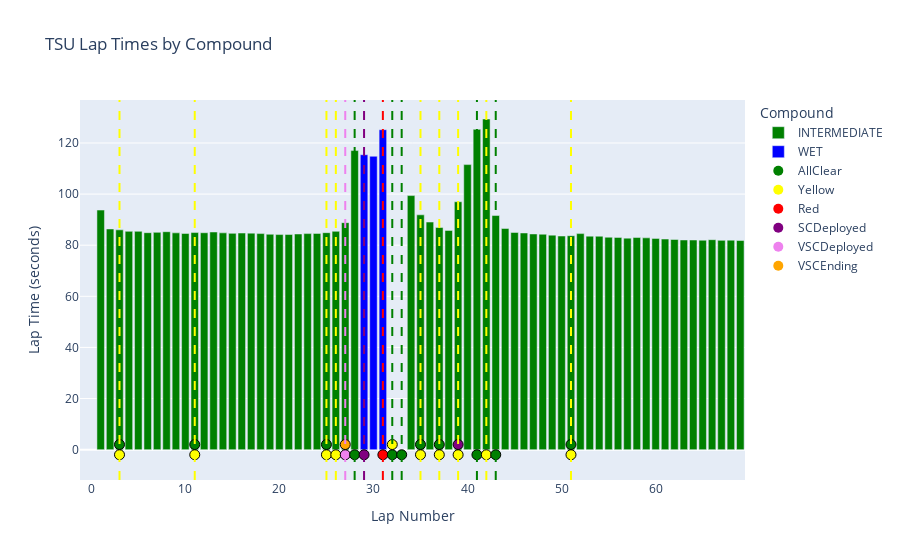
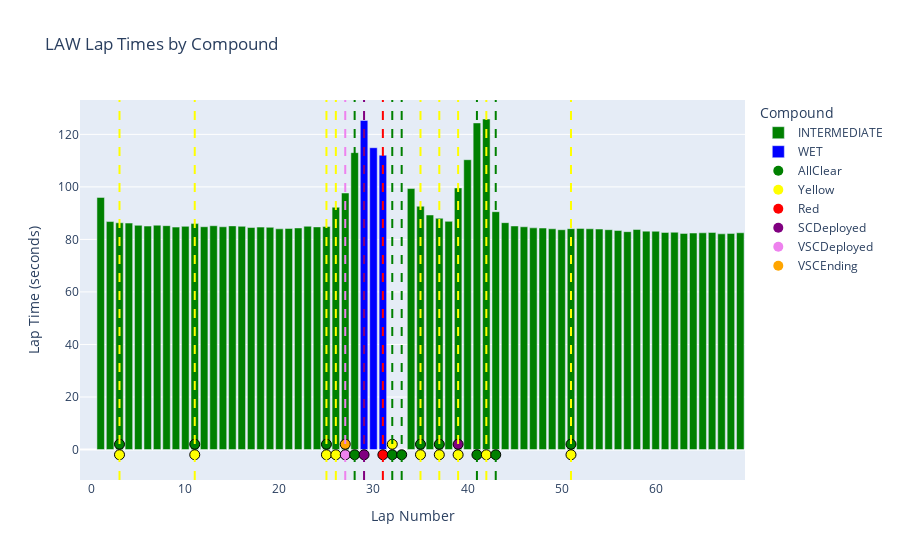
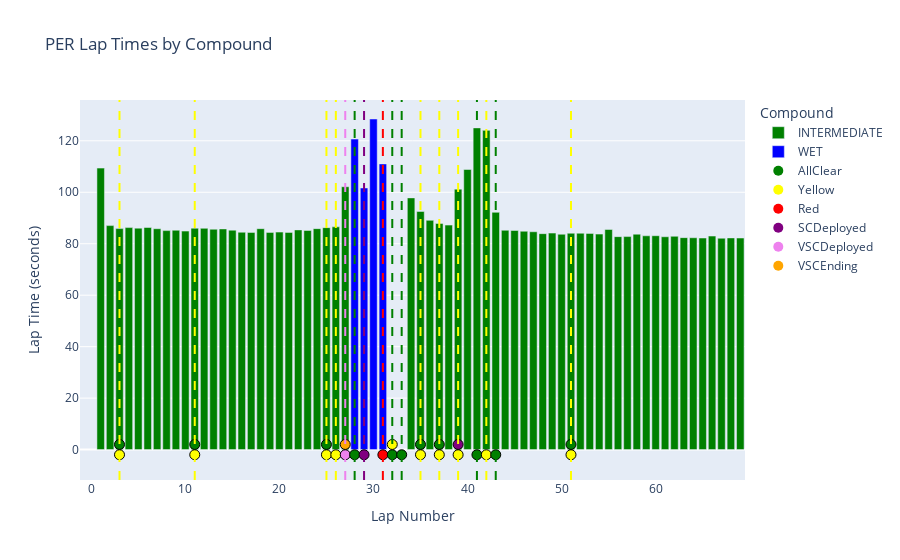
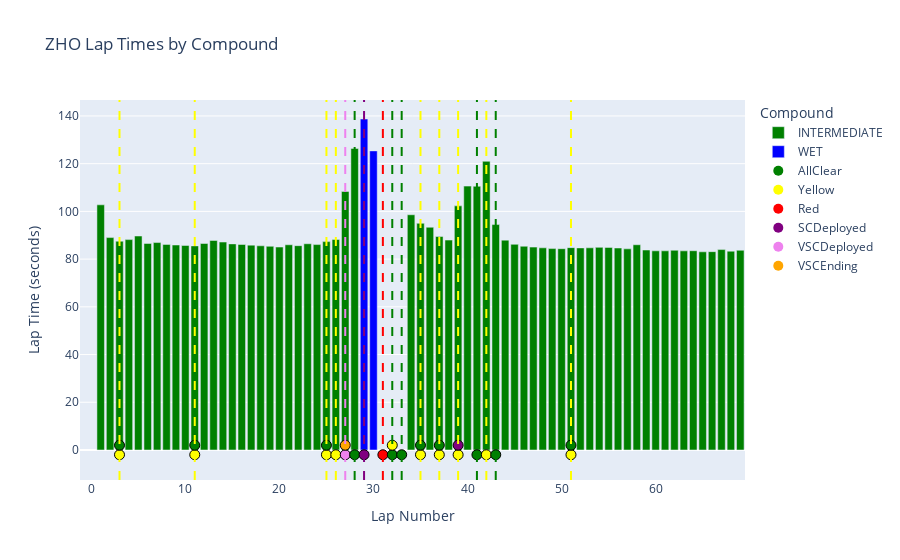

Source (notebook cell) for these figures, in order:
### Code cell
# Define track status colors if not already defined
track_status_colors = {
    "AllClear": "green",
    "Yellow": "yellow",
    "Red": "red",
    "SCDeployed": "purple",
    "VSCDeployed": "violet",
    "VSCEnding": "orange"
}

# Define compound colors if not already defined
compound_colors = {
    'SOFT': 'red',
    'MEDIUM': 'yellow',
    'HARD': 'white',
    'INTERMEDIATE': 'green',
    'WET': 'blue'
}

for driver in choosen_drivers:
    driver_df = driver_laps_by_compound.get(f'{driver}_wet_intermediate_laps')

    if driver_df is not None and not driver_df.empty:
        driver_df['LapTimeSeconds'] = driver_df['LapTime'].dt.total_seconds()

        # current driver's lap times
        fig = px.bar(driver_df,
                     x='LapNumber',
                     y='LapTimeSeconds',
                     color='Compound',
                     title=f'{driver} Lap Times by Compound',
                     labels={'LapTimeSeconds': 'Lap Time (seconds)'},
                     color_discrete_map=compound_colors) # Use the defined compound_colors

        fig.update_layout(
            xaxis_title='Lap Number',
            yaxis_title='Lap Time (seconds)',
            showlegend=True # Ensure legend is shown
        )

        # add vertical lines for track status changes
        for lap, lap_events in grouped_track_status:
            line_color = track_status_colors.get(lap_events.iloc[0]['Message'], 'gray')

            # add a single vertical line for the lap
            fig.add_vline(
                x=lap,
                line_width=2,
                line_dash="dash",
                line_color=line_color, # Use the determined color for the line
                layer="above", # ensure lines are above bars
            )

            # Add scatter markers for each event in the lap with vertical offset
            num_events = len(lap_events)
            # Create a small vertical offset for each marker in the same lap
            vertical_offsets = np.linspace(-2, 2, num_events) # Adjust the range and number of points as needed for lap time scale

            # Use a consistent y-position for the markers, adjusting for the vertical offset
            # A fixed y-position or a position relative to the plot's y-axis range could be used
            # Let's use a position relative to the bottom of the y-axis range
            y_position_base = fig.layout.yaxis.range[0] if fig.layout.yaxis.range else 0


            for i, (index, row) in enumerate(lap_events.iterrows()):
                event_color = track_status_colors.get(row['Message'], 'gray')

                fig.add_trace(go.Scatter(
                    x=[row['Lap']],
                    y=[y_position_base + vertical_offsets[i]], # Use a consistent y-position with offset
                    mode='markers',
                    marker=dict(
                        size=10,
                        color=event_color,
                        symbol='circle', # Or any other symbol
                        line=dict(color='black', width=1)
                    ),
                    hoverinfo='text',
                    text=f"Track Status: {row['Message']}, Lap {row['Lap']}",
                    showlegend=False # Hide legend for individual markers
                ))

        # legend for the track status colors by adding invisible traces
        for status, color in track_status_colors.items():
            fig.add_trace(go.Scatter(
                x=[None], # No data
                y=[None],
                mode='markers',
                marker=dict(size=10, color=color, symbol='circle'),
                legendgroup='Track Status',
                showlegend=True,
                name=status
            ))

        # plot for the current driver
        fig.show()
    else:
        print(f"No wet or intermediate laps found for driver {driver}")
